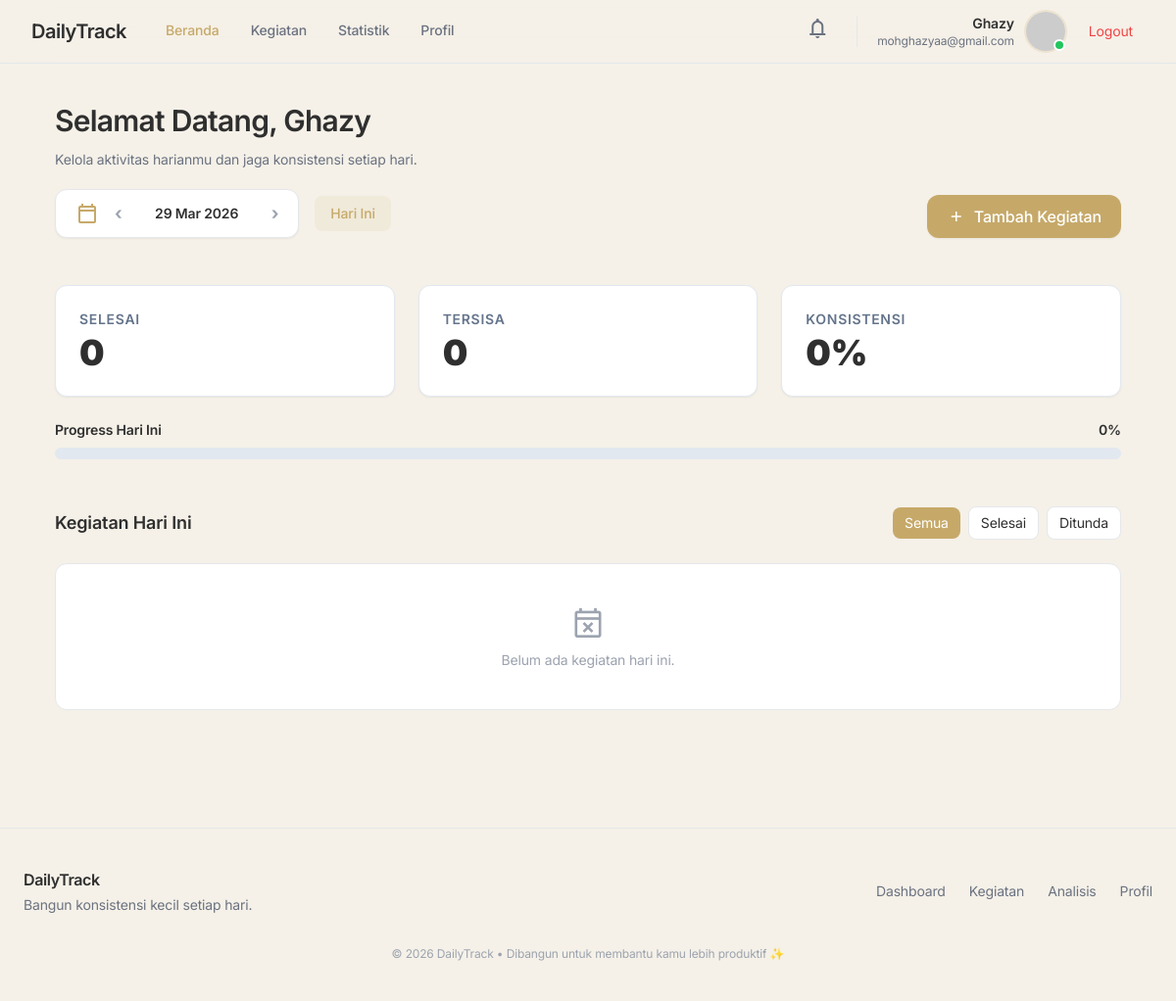
Before: /dashboard/?date=2026-03-29 (signed in) with the older database file.
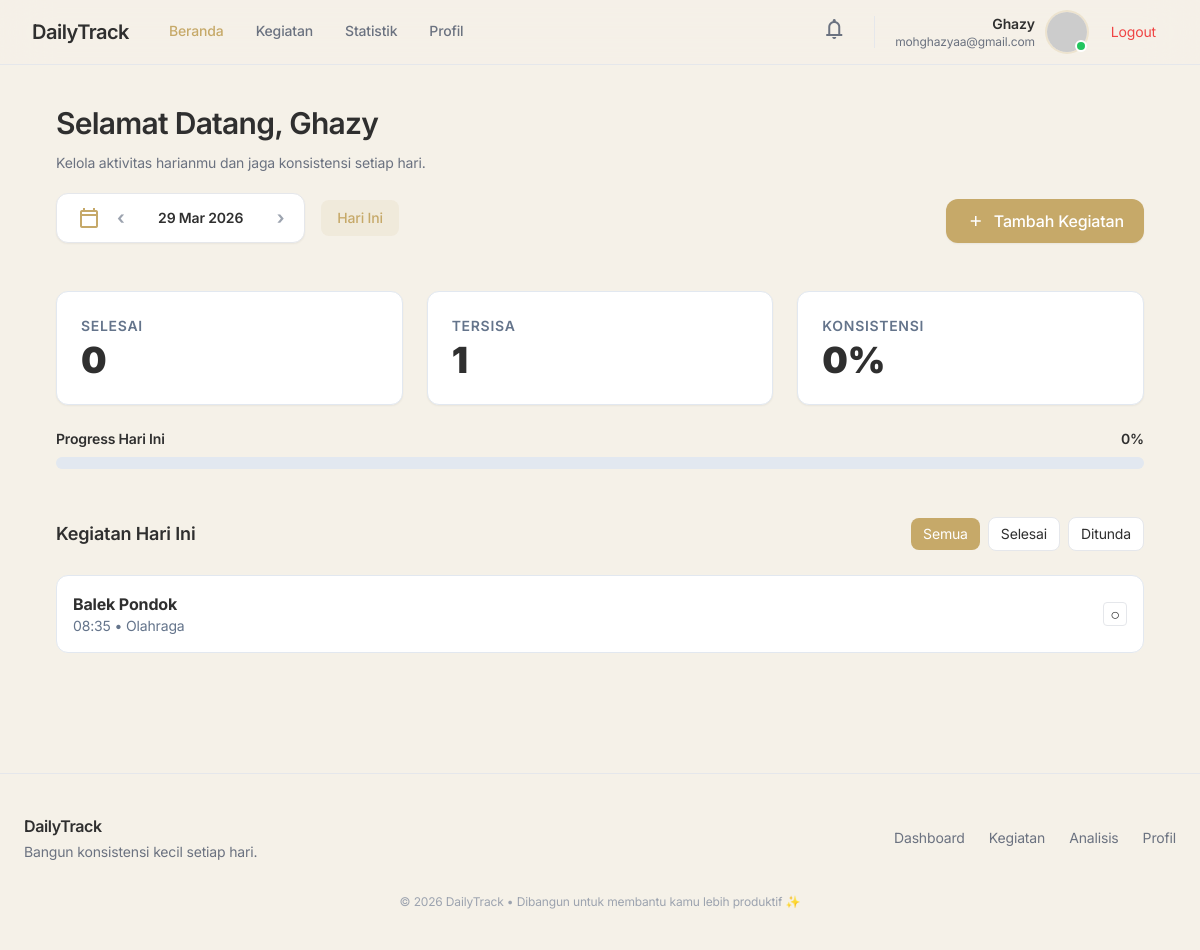
After: the same page with the newer database file.
### tracker/models.py (models this page shows, shortened)
class Kegiatan(models.Model):
    pengguna = models.ForeignKey(
        User,
        on_delete=models.CASCADE,
        db_index=True
    )
    judul = models.CharField(max_length=200)
    tanggal = models.DateField(db_index=True)
    waktu = models.TimeField(db_index=True)
    kategori = models.ForeignKey(
        'Kategori',
        on_delete=models.SET_NULL,
        null=True,
        blank=True
    )
    selesai = models.BooleanField(default=False, db_index=True)
    dibuat = models.DateTimeField(auto_now_add=True)
    class Meta:
        verbose_name_plural = "Kegiatan"
        indexes = [
            models.Index(fields=['pengguna', 'tanggal']),
            models.Index(fields=['pengguna', 'selesai']),
            models.Index(fields=['tanggal', 'waktu']),
        ]

class Kategori(models.Model):
 user = models.ForeignKey(User, on_delete=models.CASCADE)
 nama = models.CharField(max_length=100)
 class Meta:
  verbose_name_plural = "Kategori"
 def __str__(self):
  return self.nama

### tracker/views/dashboard.py (the view)
# urls.py: path('dashboard/', views.dashboard, name='dashboard'),
@login_required(login_url='login')
def dashboard(request):
    date_param = request.GET.get('date')
    filter_param = request.GET.get('filter', 'all')
    selected_date = parse_selected_date(date_param)
    summary = get_daily_summary(request.user, selected_date)
    filtered_qs = summary["queryset"].order_by("waktu")
    if filter_param == "done":
        filtered_qs = filtered_qs.filter(selesai=True)
    elif filter_param == "pending":
        filtered_qs = filtered_qs.filter(selesai=False)
    if filter_param == "done":
        empty_message = "Belum ada kegiatan yang selesai hari ini."
    elif filter_param == "pending":
        empty_message = "Belum ada kegiatan yang ditunda hari ini."
    else:
        empty_message = "Belum ada kegiatan hari ini."
    paginator = Paginator(filtered_qs, 10)
    page_obj = paginator.get_page(request.GET.get("page"))
    nav = get_date_navigation(selected_date)
    context = {
        "kegiatan": page_obj,
        "page_obj": page_obj,
        "filter": filter_param,
        "hari_ini": selected_date,
        "empty_message": empty_message,
        **summary,
        **nav,
    }
    return render(request, "kegiatan/dashboard.html", context)

### tracker/services/dashboard_service.py (called while the page is built)
def parse_selected_date(date_param):
 today = date.today()
 try:
  return (
   datetime.strptime(date_param, "%Y-%m-%d").date()
   if date_param else today
  )
 except ValueError:
  return today

def get_daily_summary(user, selected_date):
 base_qs = (Kegiatan.objects.filter(
  pengguna=user,
  tanggal=selected_date
 ).select_related('kategori')
 )
 stats = base_qs.aggregate(
  total=Count('id'),
  selesai=Count('id', filter=Q(selesai=True))
 )
 total = stats["total"] or 0
 selesai = stats["selesai"] or 0
 belum = total - selesai
 konsistensi = hitung_konsistensi(total, selesai)
 return {
  "queryset": base_qs,
  "total": total,
  "selesai": selesai,
  "belum": belum,
  "konsistensi": konsistensi,
 }

def get_date_navigation(selected_date):
 return {
  "prev_date": selected_date - timedelta(days=1),
  "next_date": selected_date + timedelta(days=1),
  "today": date.today(),
 }

### tracker/services/utils.py (called while the page is built)
def hitung_konsistensi(total, selesai):
 if total == 0:
  return 0
 return int((selesai / total) * 100)

### tracker/templates/kegiatan/dashboard.html (shortened to what this page needs)
{% extends 'base.html' %} {% block isi %}
<div class="max-w-6xl mx-auto space-y-12">
  <div class="flex flex-col md:flex-row md:items-end md:justify-between gap-6">
    <div class="space-y-3">
      <h1 class="text-3xl font-semibold tracking-tight">
        Selamat Datang, {{ request.user.username }}
      </h1>
      <p class="text-sm text-gray-500">
        Kelola aktivitas harianmu dan jaga konsistensi setiap hari.
      </p>
      <div class="flex items-center gap-4 pt-2">
        <div
          class="flex items-center gap-4 bg-white border border-[#E5E7EB] px-5 py-2.5 rounded-xl shadow-sm"
        >
          <span class="material-symbols-outlined text-[#C6A969]">
          </span>
          <a
            href="?date={{ prev_date|date:'Y-m-d' }}"
            class="text-gray-400 hover:text-black text-lg font-bold"
          >
            ‹
          </a>
          <p class="text-sm font-semibold min-w-[120px] text-center">
            {{ hari_ini|date:"d M Y" }}
          </p>
          <a
            href="?date={{ next_date|date:'Y-m-d' }}"
            class="text-gray-400 hover:text-black text-lg font-bold"
          >
            ›
          </a>
        </div>
        {% if hari_ini != today %}
        <a
          href="{% url 'dashboard' %}"
          class="text-sm px-4 py-2 rounded-lg bg-[#C6A969]/10 text-[#C6A969] font-medium hover:bg-[#C6A969]/20 transition"
        >
          Hari Ini
        </a>
        {% endif %}
      </div>
    </div>
    <button
      onclick="openModal()"
      class="flex items-center gap-2 bg-[#C6A969] text-white px-5 py-2.5 rounded-xl font-medium shadow-sm hover:shadow-md transition active:scale-95"
    >
      <span class="material-symbols-outlined text-[20px]"> add </span>
      Tambah Kegiatan
    </button>
  </div>
  <div
    id="total-container"
    hx-get="{% url 'dashboard_total_kegiatan' %}?date={{ hari_ini|date:'Y-m-d' }}"
    hx-trigger="summaryUpdated from:body"
    hx-target="#total-container"
    hx-swap="innerHTML"
  >
    {% include "kegiatan/partials/total_kegiatan.html" %}
  </div>
  <div class="space-y-6">
    <div class="flex items-center justify-between">
      <h2 class="text-lg font-semibold">Kegiatan Hari Ini</h2>
      <div class="flex items-center gap-2 text-sm">
        <a
          href="?date={{ hari_ini|date:'Y-m-d' }}&filter=all"
          class="px-3 py-1.5 rounded-lg transition {% if filter == 'all' %} bg-[#C6A969] text-white {% else %} bg-white border border-[#E5E7EB] hover:bg-gray-50 {% endif %}"
        >
          Semua
        </a>
        <a
          href="?date={{ hari_ini|date:'Y-m-d' }}&filter=done"
          class="px-3 py-1.5 rounded-lg transition {% if filter == 'done' %} bg-green-500 text-white {% else %} bg-white border border-[#E5E7EB] hover:bg-gray-50 {% endif %}"
        >
          Selesai
        </a>
        <a
          href="?date={{ hari_ini|date:'Y-m-d' }}&filter=pending"
          class="px-3 py-1.5 rounded-lg transition {% if filter == 'pending' %} bg-amber-500 text-white {% else %} bg-white border border-[#E5E7EB] hover:bg-gray-50 {% endif %}"
        >
          Ditunda
        </a>
      </div>
    </div>
    <div class="space-y-3">
      {% for item in kegiatan %} {% include "kegiatan/partials/task_item.html"%}
      {% empty %}
      <div
        class="bg-white border border-[#E5E7EB] rounded-xl p-10 text-center text-gray-400"
      >
        <span class="material-symbols-outlined text-4xl mb-2">
        </span>
        <p class="text-sm">{{ empty_message }}</p>
      </div>
      {% endfor %}
    </div>
  </div>
</div>
{% endblock %}

### tracker/templates/kegiatan/partials/task_item.html
<div id="task-{{ item.id }}"
     class="bg-white p-4 rounded-xl border border-slate-200 flex items-center justify-between">
  <div>
    <p class="font-bold">{{ item.judul }}</p>
    <p class="text-sm text-slate-500">
      {{ item.waktu|time:"H:i" }} • {{ item.kategori }}
    </p>
  </div>
  <button
    hx-post="{% url 'toggle_selesai' item.id %}"
    hx-target="#task-{{ item.id }}"
    hx-swap="outerHTML"
    class="size-6 rounded border flex items-center justify-center">
    {% if item.selesai %}
      ✔
    {% else %}
      ○
    {% endif %}
  </button>
</div>

Changed rows visible on the page:
added Kegiatan: tanggal "29 Mar 2026", judul "Balek Pondok", waktu "08:35", kategori "Olahraga"
Other visible differences:
{{ belum|default:0 }}: "0" → "1"
{{ hari_ini|date:"d M Y" }}: "29 Mar 2026" → (not shown)
{{ empty_message }}: "Belum ada kegiatan hari ini." → (not shown)
